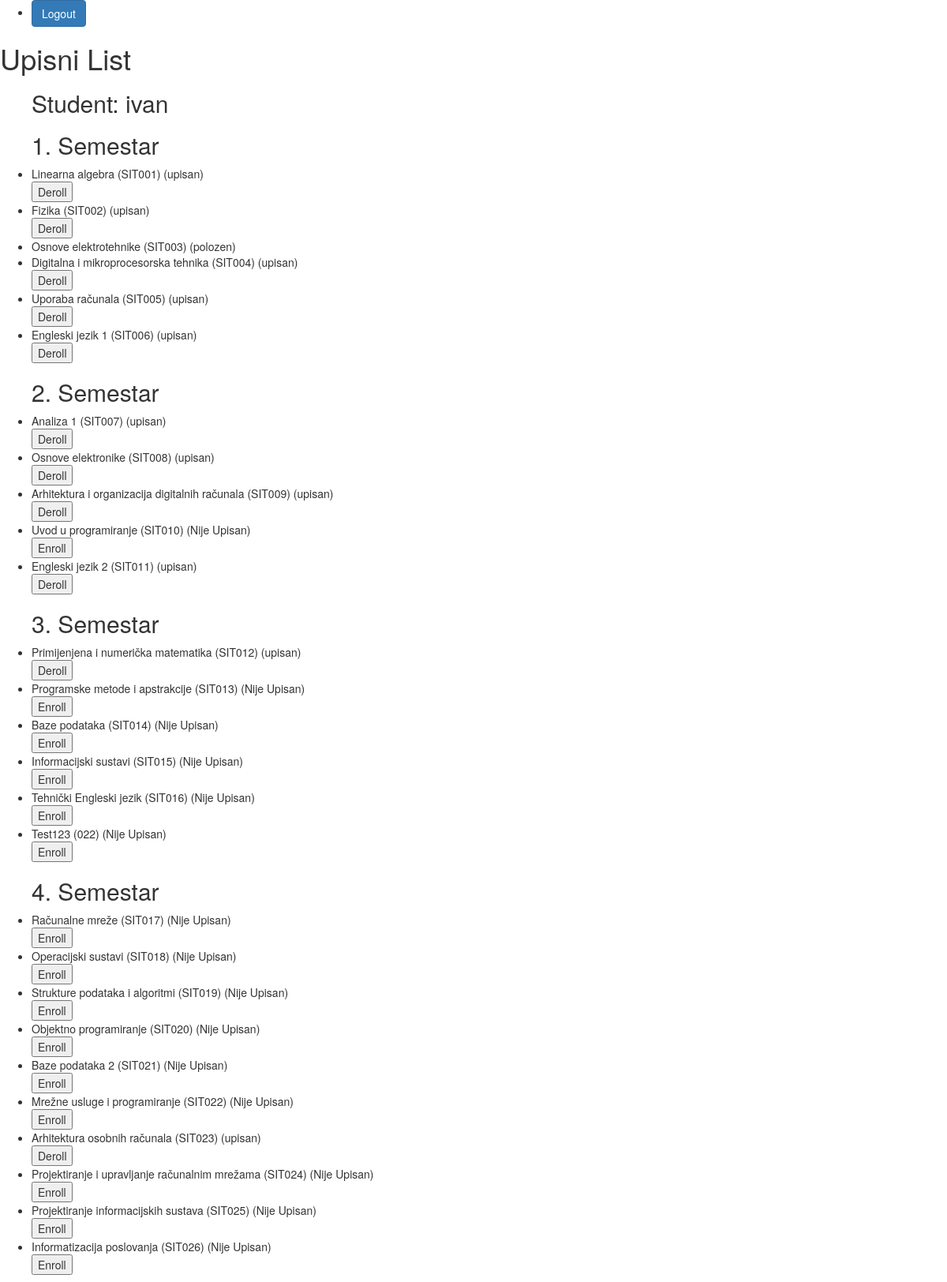
The page /upisni-list/2/ (signed in, upper part) on the database its author committed.
### appUpisStudenata/models.py (models this page shows, shortened)
class Korisnik(AbstractUser):
    role = models.ForeignKey(Role, on_delete=models.SET_NULL,blank=True, null=True, related_name="rola" )
    statusi = (('none', 'None'), ('izv', 'izvanredni student'), ('red', 'redovni student'))
    status = models.CharField(max_length=50, choices=statusi)

class Predmeti(models.Model):
    IZBORNI = (('DA', 'da'), ('NE', 'ne'))
    name = models.CharField(max_length=50)
    kod = models.CharField(max_length=50)
    program = models.CharField(max_length=50)
    ects = models.IntegerField()
    sem_red = models.IntegerField()
    sem_izv = models.IntegerField()
    izborni = models.CharField(max_length=50, choices=IZBORNI)
    nositelj = models.ForeignKey(Korisnik, on_delete=models.SET_NULL, blank=True, null=True, related_name='nositelj')

class Upisi(models.Model):
    studentId = models.ForeignKey(Korisnik, on_delete=models.CASCADE, blank=True, null=True, related_name='student')
    predmetId = models.ForeignKey(Predmeti, on_delete=models.CASCADE, blank=True, null=True, related_name='predmet')
    status = (
        ('upisan', 'Upisan'),
        ('polozen', 'Polozen'),
        ('izgubio', 'IzgubioPotpis')
    )
    status=models.CharField(max_length=64, choices=status)

### appUpisStudenata/views.py (the view)
# urls.py: path('upisni-list/<int:student_id>/', UpisniListView.as_view(), name='upisniList'),
class UpisniListView(LoginRequiredMixin, ListView):
    template_name = 'upisniList.html'
    context_object_name = 'predmeti_list'
    login_url = '/login/'
    def dispatch(self, request, *args, **kwargs):
        if not request.user.is_authenticated:
            return redirect('login')
        if request.user.role.role != 'ADMIN' and request.user.role.role != 'STUDENT':
            return HttpResponseForbidden("Access Denied")
        return super().dispatch(request, *args, **kwargs)
    def get_queryset(self):
        return Predmeti.objects.all()
    def get_context_data(self, **kwargs):
        context = super().get_context_data(**kwargs)
        student_id = self.kwargs.get('student_id')
        user = self.request.user
        student = get_object_or_404(Korisnik, pk=student_id)
        if not student_id:
            student = user
        enrollments = Upisi.objects.filter(studentId=student)
        enrolled_predmeti = enrollments.values_list('predmetId', flat=True)
        predmeti_list = context['predmeti_list']
        for predmet in predmeti_list:
            if predmet.pk in enrolled_predmeti and predmet:
                predmet.is_enrolled = True
                predmet.semester = predmet.sem_red if user.status == 'red' else predmet.sem_izv
                try:
                    enrolled_predmet = enrollments.filter(predmetId=predmet.pk).first()
                    predmet.status = enrolled_predmet.status
                except Upisi.DoesNotExist:
                    predmet.status = 'NE RADI'
            else:
                predmet.is_enrolled = False
                predmet.semester = predmet.sem_red if user.status == 'red' else predmet.sem_izv
        listSortedPredmeti = sorted(predmeti_list, key=lambda x: x.semester)
        semesters = set(predmet.semester for predmet in predmeti_list)
        lsSortedSemesters = sorted(semesters)
        context['semesters'] = lsSortedSemesters
        context['predmeti_list'] = listSortedPredmeti
        context['student'] = student
        return context

### appUpisStudenata/templates/upisniList.html (shortened to what this page needs)
{% extends 'base.html' %}
{% block content %}
    <h1>Upisni List</h1>
    <ul>
        <h2>Student: {{ student.username }}</h2>
        {% for semester in semesters %}
            <h2>{{ semester }}. Semestar</h2>
            {% for predmet in predmeti_list %}
                {% if predmet.semester == semester %}
                    <li>
                        {{ predmet.name }} ({{ predmet.kod }})
                        {% if predmet.status %}
                            ({{ predmet.status }})
                        {% else %}
                            (Nije Upisan)
                        {% endif %}
                        {% if predmet.status != "polozen" and predmet.status != "izgubio" %}
                            {% if predmet.is_enrolled %}
                                <form action="{% url 'deroll_subject' predmet.pk student.id %}" method="post">
                                    <button type="submit">Deroll</button>
                                </form>
                            {% else %}
                                <form action="{% url 'enroll_subject' predmet.pk student.id %}" method="post">
                                    <button type="submit">Enroll</button>
                                </form>
                            {% endif %}
                        {% endif %}
                {% endif %}
            {% endfor %}
        {% endfor %}
    </ul>
{% endblock %}

### rows shown on the page
Korisnik: username "ivan"
Predmeti: name "Linearna algebra", kod "SIT001", status "upisan", shows "Deroll"
Predmeti: name "Fizika", kod "SIT002", status "upisan", shows "Deroll"
Predmeti: name "Osnove elektrotehnike", kod "SIT003", status "polozen"
Predmeti: name "Digitalna i mikroprocesorska tehnika", kod "SIT004", status "upisan", shows "Deroll"
Predmeti: name "Uporaba računala", kod "SIT005", status "upisan", shows "Deroll"
Predmeti: name "Engleski jezik 1", kod "SIT006", status "upisan", shows "Deroll"
Predmeti: name "Analiza 1", kod "SIT007", status "upisan", shows "Deroll"
Predmeti: name "Osnove elektronike", kod "SIT008", status "upisan", shows "Deroll"
Predmeti: name "Arhitektura i organizacija digitalnih računala", kod "SIT009", status "upisan", shows "Deroll"
Predmeti: name "Uvod u programiranje", kod "SIT010", shows "(Nije Upisan)", shows "Enroll"
Predmeti: name "Engleski jezik 2", kod "SIT011", status "upisan", shows "Deroll"
Predmeti: name "Primijenjena i numerička matematika", kod "SIT012", status "upisan", shows "Deroll"
Predmeti: name "Programske metode i apstrakcije", kod "SIT013", shows "(Nije Upisan)", shows "Enroll"
Predmeti: name "Baze podataka", kod "SIT014", shows "(Nije Upisan)", shows "Enroll"
Predmeti: name "Informacijski sustavi", kod "SIT015", shows "(Nije Upisan)", shows "Enroll"
Predmeti: name "Tehnički Engleski jezik", kod "SIT016", shows "(Nije Upisan)", shows "Enroll"
Predmeti: name "Test123", kod "022", shows "(Nije Upisan)", shows "Enroll"
Predmeti: name "Računalne mreže", kod "SIT017", shows "(Nije Upisan)", shows "Enroll"
Predmeti: name "Operacijski sustavi", kod "SIT018", shows "(Nije Upisan)", shows "Enroll"
Predmeti: name "Strukture podataka i algoritmi", kod "SIT019", shows "(Nije Upisan)", shows "Enroll"
Predmeti: name "Objektno programiranje", kod "SIT020", shows "(Nije Upisan)", shows "Enroll"
Predmeti: name "Baze podataka 2", kod "SIT021", shows "(Nije Upisan)", shows "Enroll"
Predmeti: name "Mrežne usluge i programiranje", kod "SIT022", shows "(Nije Upisan)", shows "Enroll"
Predmeti: name "Arhitektura osobnih računala", kod "SIT023", status "upisan", shows "Deroll"
Predmeti: name "Projektiranje i upravljanje računalnim mrežama", kod "SIT024", shows "(Nije Upisan)", shows "Enroll"
Predmeti: name "Projektiranje informacijskih sustava", kod "SIT025", shows "(Nije Upisan)", shows "Enroll"
Predmeti: name "Informatizacija poslovanja", kod "SIT026", shows "(Nije Upisan)", shows "Enroll"

### other values the page prints
{{ semester }} "1" "2" "3" "4"
